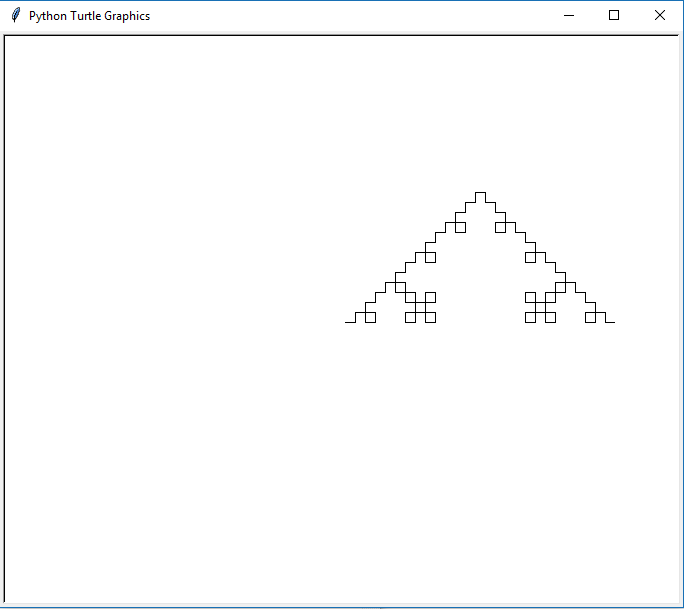

Recreate this plot in Python.
import turtle

def rule(s):
    if s=='F':
        return 'F+F-F-F+F'
    else:
        return s


n=0
lim=2
def rec(s):
    global n
    n+=1
    temp = ''
    for i in s:
        temp=temp+rule(i)
    print(temp)
    s = temp
    if n>=lim:
        return s
    return(rec(s))

def draw(s):
    turtle.speed(0)
    turtle.ht()
    for i in s:
        if i=='F':
            turtle.forward(10)
        elif i=='+':
            turtle.left(90)
        elif i=='-':
            turtle.right(90)


s = 'F'
s=rec(s)
print(s)
draw(s)



 
